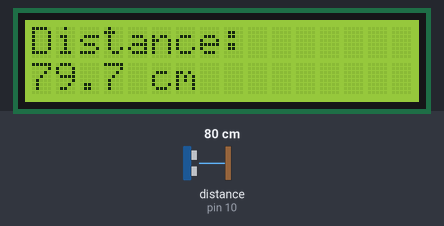
The sketch below on a simulated Arduino Uno, built with avr-gcc and run on an emulated ATmega328P. Parts: 16×2 character LCD. Wiring (inferred from the names in the program): ultrasonic range finder: trigger pin 9; echo pin 10. The test bench sets the inputs (shaded band); at power-on: distance to the obstacle (sensor on pin 10) 80 cm. The echo pulse lasts 58.3 µs per cm; what the sketch prints to the serial monitor is not drawn.

Above: at 3.2 s.
3.3 s: distance to the obstacle (sensor on pin 10) set to 2 cm
At 5.9 s:
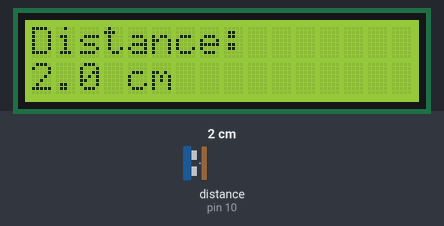
6.2 s: distance to the obstacle (sensor on pin 10) set to 4 cm
At 6.8 s:
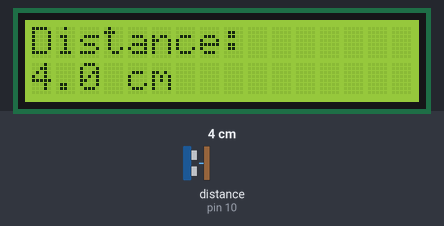
7.7 s: distance to the obstacle (sensor on pin 10) set to 9 cm
At 9.0 s:
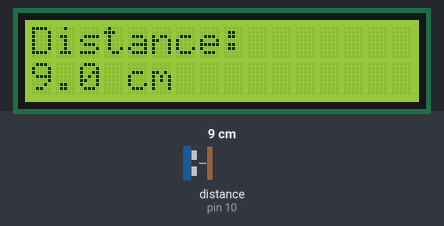
Timing chart, 0 to 10.7 s (numbered marks = the images above; inputs shaded):
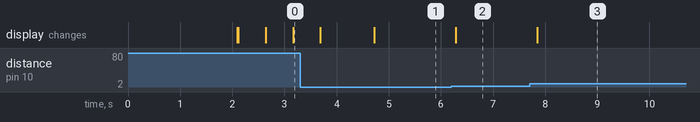

The sketch:

Ultrasonic.ino
```cpp
#include <Wire.h>
#include <LiquidCrystal_I2C.h>

LiquidCrystal_I2C lcd(0x27, 16, 2);

#define trigPin 9
#define echoPin 10

long duration;
float distance;

void setup() {
  pinMode(trigPin, OUTPUT);
  pinMode(echoPin, INPUT);

  Serial.begin(9600);

  lcd.init();
  lcd.backlight();

  lcd.setCursor(0,0);
  lcd.print("Ultrasonic");
  lcd.setCursor(0,1);
  lcd.print("Distance Meter");
  delay(2000);
  lcd.clear();
}

void loop() {

  // Send trigger pulse
  digitalWrite(trigPin, LOW);
  delayMicroseconds(2);

  digitalWrite(trigPin, HIGH);
  delayMicroseconds(10);

  digitalWrite(trigPin, LOW);

  duration = pulseIn(echoPin, HIGH);

  distance = duration * 0.0343 / 2;

  Serial.print("Distance: ");
  Serial.print(distance);
  Serial.println(" cm");

  // LCD Display
  lcd.clear();
  lcd.setCursor(0,0);
  lcd.print("Distance:");

  lcd.setCursor(0,1);
  lcd.print(distance,1);
  lcd.print(" cm");

  delay(500);
}
```

Measured:
- after the input at 3.3 s, the display: first changes after 0.39 s (image 1 shows a later state)
- after the input at 6.2 s, the display: changes after 0.09 s (image 2)
- after the input at 7.7 s, the display: changes after 0.15 s (image 3)
